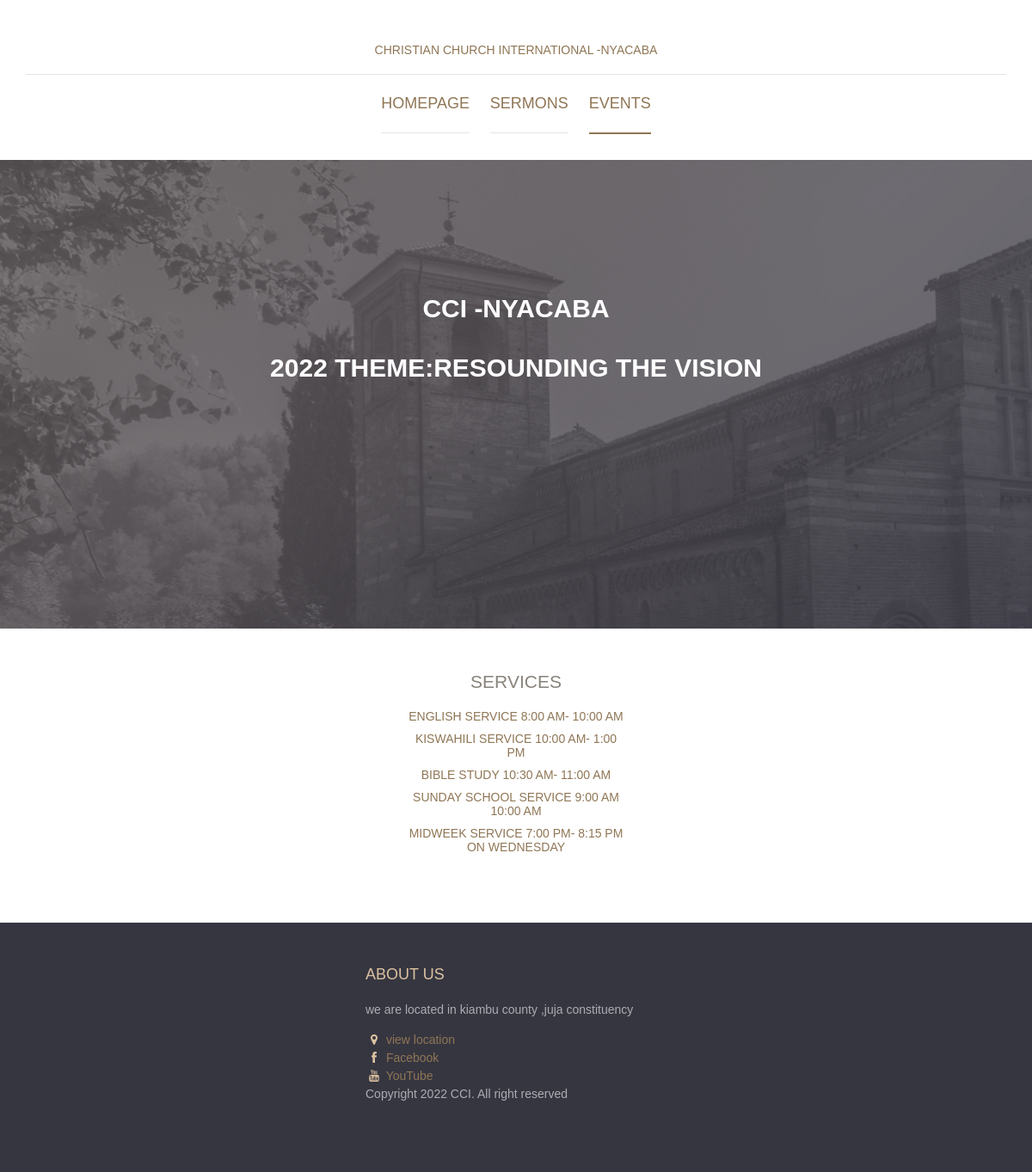
Page /home on the earlier database version.
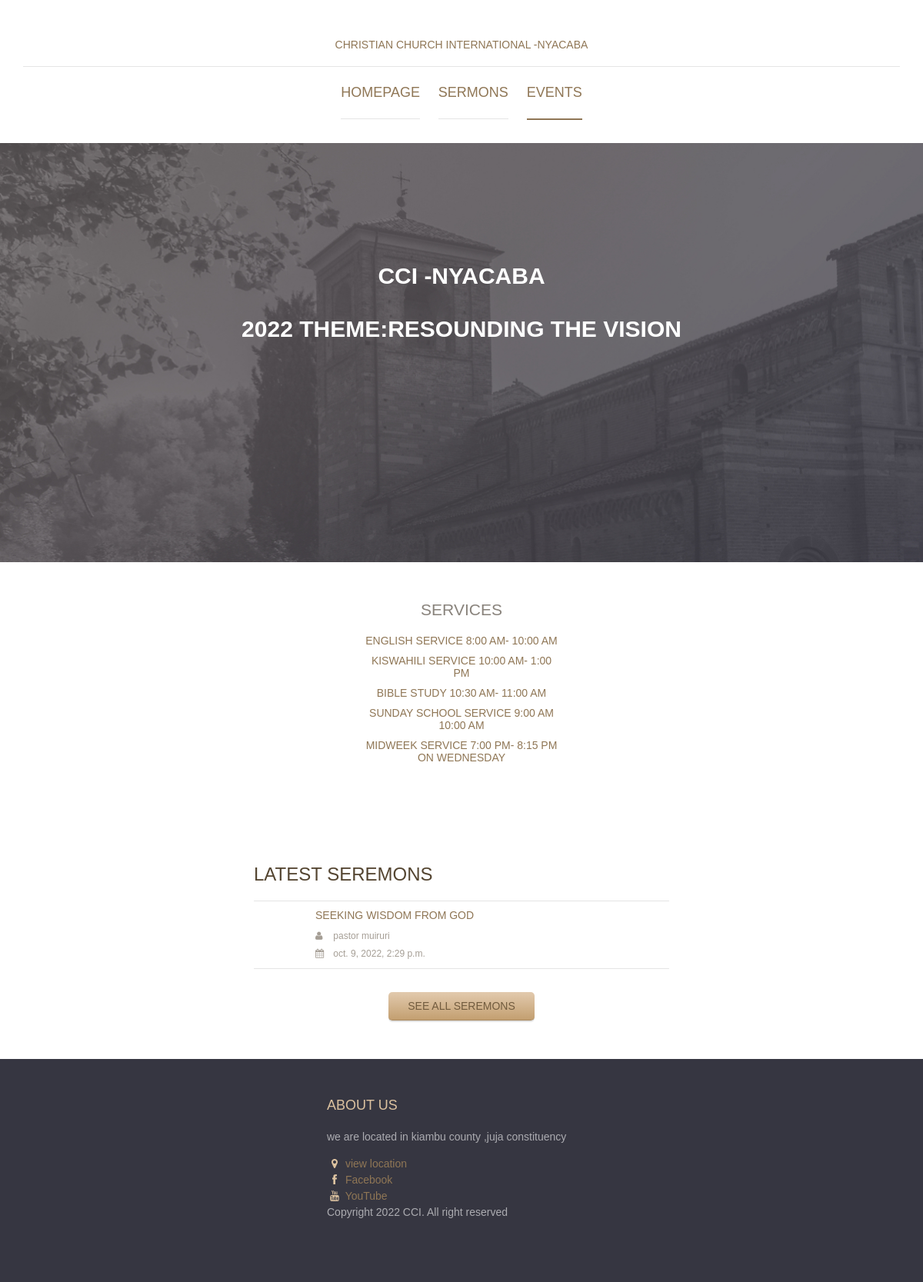
Same page on the later database version.
### app/models.py (models this page shows)
class Sermon(models.Model):
    preacher=models.CharField(max_length=100)
    theme=models.CharField(max_length=100)
    verses=models.CharField(max_length=100)
    date_today=models.DateTimeField()
    sermon_summary=models.CharField(max_length=1000)

### app/views.py (the view)
# urls.py: path('home',views.home,name='homec'),
def home(request):
    sermons=Sermon.objects.all()
    return render(request,"index.html",{"sermons":sermons})

### template/index.html (shortened to what this page needs)
{% load static%}
<!DOCTYPE html>
<html lang="en">
	<head>
		<link href="{% static 'fonts/novecento-font/novecento-font.css' %}" rel="stylesheet" type="text/css">
		<link href="{% static 'fonts/font-awesome.min.css' %}" rel="stylesheet" type="text/css">
        <link rel="stylesheet" href="{% static 'style.css' %}">
	</head>
	<body>
		<div class="site-content">
			<header class="site-header">
				<div class="container">
					<a href="#" class="branding">
						<h1 class="site-title">CHRISTIAN CHURCH INTERNATIONAL -NYACABA</h1>
					</a>
					<div class="main-navigation">
						<ul class="menu">
							<li class="menu-item"><a href="">Homepage </a></li>
							<li class="menu-item"><a href="sermons">Sermons </a></li>
							<li class="menu-item current-menu-item"><a href="events">Events </a></li>
						</ul>
					</div>
				</div>
			</header>
			<div class="hero">
				<div class="slides">
					<li data-bg-image="{% static 'images/slide-1.jpg' %}">
						<div class="container">
							<div class="slide-content">
								<small class="slide-subtitle">CCI -NYACABA</small>
								<h3 class="slide-subtitle">2022 Theme:Resounding the vision</h3>
							</div>
						</div>
					</li>
				</div>
			</div>
			<main class="main-content">
				<div class="fullwidth-block">
					<div class="container">
						<div class="row">
							<div class="col-md-3 col-sm-6">
								<div class="news">
									<H2>Services</H2>
									<h3 class="news-title"><a href="#">English service 8:00 am- 10:00 am</a></h3>
									<h3 class="news-title"><a href="#">Kiswahili service 10:00 am- 1:00 pm</a></h3>
									<h3 class="news-title"><a href="#">Bible study 10:30 am- 11:00 am</a></h3>
									<h3 class="news-title"><a href="#">Sunday school service 9:00 am 10:00 am</a></h3>
									<h3 class="news-title"><a href="#">Midweek service 7:00 pm- 8:15 pm on wednesday</a></h3>
								</div>
							</div>
						</div>
					</div>
				</div>
{% for instance in sermons%}
				<div class="fullwidth-block">
					<div class="container">
						<div class="row">
							<div class="col-md-6">
								<h2 class="section-title">Latest seremons</h2>
								<ul class="seremon-list">
									<li>
										<div class="seremon-detail">
											<h3 class="seremon-title"><a href="#">{{instance.theme}}</a></h3>
											<div class="seremon-meta">
												<div class="pastor"><i class="fa fa-user"></i> {{instance.preacher}}</div>
												<div class="date"><i class="fa fa-calendar"></i> {{instance.date_today}}</div>
											</div>
										</div>
									</li>
								</ul>
								<div class="text-center">
									<a href="sermons" class="button">See all seremons</a>
								</div>
							</div>
						</div>
					</div>
				</div>
			</main>
{%endfor%}
			<footer class="site-footer">
				<div class="container">
					<div class="row">
						<div class="col-md-4">
							<div class="widget">
								<h3 class="widget-title">About us</h3>
								<p>we are located in kiambu county ,juja constituency </p>
								<ul class="address">
									<a href="location"><li><i class="fa fa-map-marker"></i> view location</li></a>
									<a href="https://www.facebook.com/CCINYACABA"><li><i class="fa fa-facebook"></i> Facebook </li></a>
									<a href="https://www.youtube.com/channel/UCvBdp-VLziuGJNNCYsjl6Iw"><i class="fa fa-youtube"></i> YouTube</li></a>
								</ul>
								<p class="colophon">Copyright 2022  CCI. All right reserved</p>
							</div>
						</div>
							</div>
						</div>
				</div>
	</body>
</html>

Differences in the rows shown:
added Sermon: theme "SEEKING WISDOM FROM GOD", preacher "pastor muiruri", date_today "oct. 9, 2022, 2:29 p.m."
